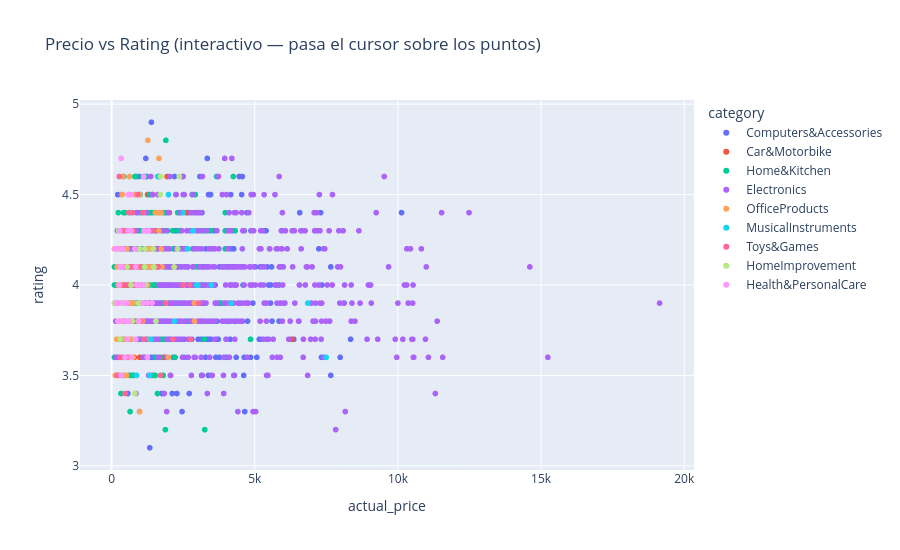

Notebook code for this chart:
### Markdown cell above
---
# PARTE A (cont.) — Visualización interactiva con Plotly

Los gráficos estáticos son excelentes para reportes, pero los **interactivos** permiten explorar: hacer zoom, ver valores al pasar el cursor (hover), filtrar. Usaremos **Plotly**.

## Paso 7 — De estático a interactivo

### Code cell
import plotly.express as px

# El mismo scatter de antes, pero interactivo
fig = px.scatter(df, x="actual_price", y="rating",
                 color="category",
                 hover_data=["product_name", "discount_percentage"],
                 title="Precio vs Rating (interactivo — pasa el cursor sobre los puntos)")
fig.update_layout(height=550)
fig.show()

### Figure 1 — Plotly figure (JSON) as saved in the notebook; plotly's stock layout.template omitted (floating-point values rounded to 4 significant figures; data arrays with more than 128 entries replaced by an {"elided": "..."} marker saying what was removed)
{"data": [{"customdata": {"elided": "390x2 mixed values"}, "hovertemplate": "category=Computers&Accessories<br>actual_price=%{x}<br>rating=%{y}<br>product_name=%{customdata[0]}<br>discount_percentage=%{customdata[1]}<extra></extra>", "legendgroup": "Computers&Accessories", "marker": {"color": "#636efa", "symbol": "circle"}, "mode": "markers", "name": "Computers&Accessories", "showlegend": true, "type": "scattergl", "x": {"elided": "390 float values"}, "xaxis": "x", "y": {"elided": "390 float values"}, "yaxis": "y"}, {"customdata": [["Producto Car&Motorbike 1", 50.0], ["Producto Car&Motorbike 11", 46.0], ["Producto Car&Motorbike 34", 46.0], ["Producto Car&Motorbike 50", 55.0], ["Producto Car&Motorbike 140", 45.0], ["Producto Car&Motorbike 241", 69.0], ["Producto Car&Motorbike 247", 32.0], ["Producto Car&Motorbike 248", 54.0], ["Producto Car&Motorbike 313", 47.0], ["Producto Car&Motorbike 324", 53.0], ["Producto Car&Motorbike 366", 52.0], ["Producto Car&Motorbike 411", 76.0], ["Producto Car&Motorbike 412", 65.0], ["Producto Car&Motorbike 464", 62.0], ["Producto Car&Motorbike 469", 39.0], ["Producto Car&Motorbike 471", 72.0], ["Producto Car&Motorbike 478", 39.0], ["Producto Car&Motorbike 488", 67.0], ["Producto Car&Motorbike 522", 30.0], ["Producto Car&Motorbike 540", 39.0], ["Producto Car&Motorbike 678", 48.0], ["Producto Car&Motorbike 717", 59.0], ["Producto Car&Motorbike 843", 41.0], ["Producto Car&Motorbike 998", 25.0], ["Producto Car&Motorbike 1101", 36.0], ["Producto Car&Motorbike 1121", 54.0], ["Producto Car&Motorbike 1180", 36.0], ["Producto Car&Motorbike 1197", 68.0], ["Producto Car&Motorbike 1220", 50.0], ["Producto Car&Motorbike 1238", 40.0], ["Producto Car&Motorbike 1382", 55.0], ["Producto Car&Motorbike 1388", 68.0], ["Producto Car&Motorbike 1425", 65.0], ["Producto Car&Motorbike 1427", 60.0], ["Producto Car&Motorbike 1440", 28.0]], "hovertemplate": "category=Car&Motorbike<br>actual_price=%{x}<br>rating=%{y}<br>product_name=%{customdata[0]}<br>discount_percentage=%{customdata[1]}<extra></extra>", "legendgroup": "Car&Motorbike", "marker": {"color": "#EF553B", "symbol": "circle"}, "mode": "markers", "name": "Car&Motorbike", "showlegend": true, "type": "scattergl", "x": [1021.0, 979.0, 544.0, 1743.0, 415.0, 1147.0, 881.0, 795.0, 359.0, 1450.0, 2608.0, 1255.0, 844.0, 645.0, 1124.0, 1937.0, 999.0, 1493.0, 648.0, 660.0, 986.0, 582.0, 2018.0, 2218.0, 1179.0, 1828.0, 6296.0, 856.0, 1082.0, 1438.0, 2859.0, 881.0, 1773.0, 1400.0, 244.0], "xaxis": "x", "y": [4.0, 4.5, 4.0, 3.9, 3.7, 3.8, 3.9, 3.6, 4.0, 4.0, 4.4, 4.5, 3.9, 4.0, 4.0, 4.6, 3.8, 4.0, 3.8, 4.2, 3.6, 3.9, 4.4, 3.6, 3.7, 3.6, 3.7, 4.2, 3.8, 4.5, 4.1, 3.8, 3.9, 3.5, 3.5], "yaxis": "y"}, {"customdata": {"elided": "290x2 mixed values"}, "hovertemplate": "category=Home&Kitchen<br>actual_price=%{x}<br>rating=%{y}<br>product_name=%{customdata[0]}<br>discount_percentage=%{customdata[1]}<extra></extra>", "legendgroup": "Home&Kitchen", "marker": {"color": "#00cc96", "symbol": "circle"}, "mode": "markers", "name": "Home&Kitchen", "showlegend": true, "type": "scattergl", "x": {"elided": "290 float values"}, "xaxis": "x", "y": {"elided": "290 float values"}, "yaxis": "y"}, {"customdata": {"elided": "525x2 mixed values"}, "hovertemplate": "category=Electronics<br>actual_price=%{x}<br>rating=%{y}<br>product_name=%{customdata[0]}<br>discount_percentage=%{customdata[1]}<extra></extra>", "legendgroup": "Electronics", "marker": {"color": "#ab63fa", "symbol": "circle"}, "mode": "markers", "name": "Electronics", "showlegend": true, "type": "scattergl", "x": {"elided": "525 float values"}, "xaxis": "x", "y": {"elided": "525 float values"}, "yaxis": "y"}, {"customdata": {"elided": "87x2 mixed values"}, "hovertemplate": "category=OfficeProducts<br>actual_price=%{x}<br>rating=%{y}<br>product_name=%{customdata[0]}<br>discount_percentage=%{customdata[1]}<extra></extra>", "legendgroup": "OfficeProducts", "marker": {"color": "#FFA15A", "symbol": "circle"}, "mode": "markers", "name": "OfficeProducts", "showlegend": true, "type": "scattergl", "x": [541.0, 1740.0, 962.0, 805.0, 1258.0, 438.0, 1143.0, 651.0, 945.0, 1735.0, 1469.0, 412.0, 393.0, 1155.0, 1342.0, 625.0, 497.0, 100.0, 422.0, 1122.0, 1759.0, 779.0, 952.0, 171.0, 1297.0, 129.0, 668.0, 1654.0, 1530.0, 560.0, 380.0, 1695.0, 751.0, 134.0, 923.0, 235.0, 1267.0, 591.0, 429.0, 370.0, 719.0, 983.0, 726.0, 771.0, 979.0, 219.0, 383.0, 827.0, 378.0, 1653.0, 1084.0, 740.0, 832.0, 240.0, 633.0, 518.0, 299.0, 391.0, 527.0, 231.0, 267.0, 1984.0, 314.0, 512.0, 338.0, 1262.0, 192.0, 1388.0, 423.0, 311.0, 1130.0, 2893.0, 1325.0, 567.0, 422.0, 824.0, 1652.0, 2889.0, 775.0, 775.0, 667.0, 369.0, 527.0, 180.0, 684.0, 434.0, 518.0], "xaxis": "x", "y": [4.2, 4.4, 4.1, 4.0, 4.0, 3.7, 4.1, 4.0, 3.8, 4.2, 4.2, 3.9, 3.9, 4.1, 3.7, 4.6, 3.5, 4.2, 3.9, 4.1, 4.1, 3.9, 4.1, 4.2, 4.2, 3.5, 3.9, 4.7, 4.4, 3.8, 3.9, 4.4, 3.6, 3.9, 3.8, 3.9, 4.8, 3.9, 4.1, 4.5, 4.1, 4.5, 3.8, 4.0, 3.3, 3.8, 3.9, 4.5, 3.8, 4.3, 3.8, 4.3, 3.7, 4.3, 3.6, 4.1, 3.9, 4.6, 3.9, 4.0, 3.7, 3.6, 4.0, 3.9, 4.1, 4.1, 4.1, 4.1, 3.5, 4.2, 4.1, 3.8, 4.2, 3.7, 4.0, 4.1, 4.4, 3.9, 4.1, 4.0, 3.7, 4.5, 3.5, 3.7, 3.6, 4.0, 3.8], "yaxis": "y"}, {"customdata": [["Producto MusicalInstruments 12", 40.0], ["Producto MusicalInstruments 165", 39.0], ["Producto MusicalInstruments 219", 67.0], ["Producto MusicalInstruments 314", 50.0], ["Producto MusicalInstruments 376", 25.0], ["Producto MusicalInstruments 523", 38.0], ["Producto MusicalInstruments 524", 47.0], ["Producto MusicalInstruments 536", 28.0], ["Producto MusicalInstruments 716", 64.0], ["Producto MusicalInstruments 725", 40.0], ["Producto MusicalInstruments 771", 67.0], ["Producto MusicalInstruments 811", 61.0], ["Producto MusicalInstruments 892", 42.0], ["Producto MusicalInstruments 931", 46.0], ["Producto MusicalInstruments 1007", 53.0], ["Producto MusicalInstruments 1027", 21.0], ["Producto MusicalInstruments 1151", 30.0], ["Producto MusicalInstruments 1166", 61.0], ["Producto MusicalInstruments 1243", 16.0], ["Producto MusicalInstruments 1406", 23.0], ["Producto MusicalInstruments 1447", 38.0]], "hovertemplate": "category=MusicalInstruments<br>actual_price=%{x}<br>rating=%{y}<br>product_name=%{customdata[0]}<br>discount_percentage=%{customdata[1]}<extra></extra>", "legendgroup": "MusicalInstruments", "marker": {"color": "#19d3f3", "symbol": "circle"}, "mode": "markers", "name": "MusicalInstruments", "showlegend": true, "type": "scattergl", "x": [2843.0, 2195.0, 1611.0, 4179.0, 198.0, 1156.0, 641.0, 6854.0, 1377.0, 7496.0, 2501.0, 874.0, 2648.0, 772.0, 2971.0, 3478.0, 1986.0, 3005.0, 869.0, 1336.0, 2984.0], "xaxis": "x", "y": [4.3, 3.8, 4.6, 3.9, 4.2, 3.9, 4.4, 3.9, 3.7, 3.6, 4.4, 3.5, 4.2, 4.3, 4.0, 4.0, 4.5, 4.0, 4.0, 3.5, 4.0], "yaxis": "y"}, {"customdata": [["Producto Toys&Games 33", 21.0], ["Producto Toys&Games 52", 58.0], ["Producto Toys&Games 55", 43.0], ["Producto Toys&Games 112", 38.0], ["Producto Toys&Games 134", 31.0], ["Producto Toys&Games 178", 53.0], ["Producto Toys&Games 182", 59.0], ["Producto Toys&Games 240", 66.0], ["Producto Toys&Games 245", 64.0], ["Producto Toys&Games 256", 64.0], ["Producto Toys&Games 358", 36.0], ["Producto Toys&Games 364", 37.0], ["Producto Toys&Games 395", 57.0], ["Producto Toys&Games 445", 72.0], ["Producto Toys&Games 508", 17.0], ["Producto Toys&Games 512", 55.0], ["Producto Toys&Games 535", 36.0], ["Producto Toys&Games 575", 29.0], ["Producto Toys&Games 577", 60.0], ["Producto Toys&Games 615", 33.0], ["Producto Toys&Games 684", 59.0], ["Producto Toys&Games 715", 35.0], ["Producto Toys&Games 720", 19.0], ["Producto Toys&Games 751", 60.0], ["Producto Toys&Games 789", 45.0], ["Producto Toys&Games 796", 55.0], ["Producto Toys&Games 799", 46.0], ["Producto Toys&Games 806", 56.0], ["Producto Toys&Games 807", 67.0], ["Producto Toys&Games 813", 37.0], ["Producto Toys&Games 869", 49.0], ["Producto Toys&Games 917", 41.0], ["Producto Toys&Games 971", 31.0], ["Producto Toys&Games 1012", 52.0], ["Producto Toys&Games 1015", 17.0], ["Producto Toys&Games 1022", 13.0], ["Producto Toys&Games 1024", 39.0], ["Producto Toys&Games 1052", 36.0], ["Producto Toys&Games 1079", 45.0], ["Producto Toys&Games 1084", 40.0], ["Producto Toys&Games 1090", 30.0], ["Producto Toys&Games 1103", 71.0], ["Producto Toys&Games 1183", 48.0], ["Producto Toys&Games 1185", 33.0], ["Producto Toys&Games 1223", 45.0], ["Producto Toys&Games 1248", 57.0], ["Producto Toys&Games 1301", 22.0], ["Producto Toys&Games 1415", 28.0], ["Producto Toys&Games 1419", 30.0], ["Producto Toys&Games 1448", 43.0], ["Producto Toys&Games 1455", 67.0]], "hovertemplate": "category=Toys&Games<br>actual_price=%{x}<br>rating=%{y}<br>product_name=%{customdata[0]}<br>discount_percentage=%{customdata[1]}<extra></extra>", "legendgroup": "Toys&Games", "marker": {"color": "#FF6692", "symbol": "circle"}, "mode": "markers", "name": "Toys&Games", "showlegend": true, "type": "scattergl", "x": [847.0, 2144.0, 385.0, 940.0, 1629.0, 3037.0, 443.0, 802.0, 797.0, 408.0, 424.0, 917.0, 1101.0, 604.0, 523.0, 191.0, 822.0, 1116.0, 766.0, 756.0, 273.0, 1131.0, 1013.0, 1554.0, 961.0, 470.0, 282.0, 2765.0, 917.0, 404.0, 1123.0, 250.0, 1707.0, 303.0, 2496.0, 420.0, 2725.0, 1027.0, 507.0, 100.0, 266.0, 1434.0, 597.0, 732.0, 418.0, 1124.0, 132.0, 1892.0, 800.0, 213.0, 548.0], "xaxis": "x", "y": [4.1, 3.7, 4.3, 4.0, 4.1, 3.9, 4.0, 4.1, 4.1, 3.9, 4.3, 4.0, 4.4, 4.4, 3.6, 3.5, 4.2, 3.9, 4.3, 4.1, 3.8, 3.7, 3.8, 4.1, 3.8, 3.4, 4.1, 3.7, 4.5, 4.1, 4.3, 4.2, 3.5, 3.6, 4.0, 3.9, 4.0, 4.1, 4.0, 3.9, 4.6, 4.3, 4.1, 4.4, 3.6, 3.7, 4.2, 3.9, 4.0, 4.2, 4.3], "yaxis": "y"}, {"customdata": [["Producto HomeImprovement 43", 17.0], ["Producto HomeImprovement 104", 58.0], ["Producto HomeImprovement 150", 41.0], ["Producto HomeImprovement 192", 48.0], ["Producto HomeImprovement 242", 42.0], ["Producto HomeImprovement 273", 40.0], ["Producto HomeImprovement 367", 37.0], ["Producto HomeImprovement 401", 41.0], ["Producto HomeImprovement 408", 39.0], ["Producto HomeImprovement 453", 37.0], ["Producto HomeImprovement 485", 71.0], ["Producto HomeImprovement 506", 46.0], ["Producto HomeImprovement 568", 35.0], ["Producto HomeImprovement 748", 52.0], ["Producto HomeImprovement 785", 28.0], ["Producto HomeImprovement 825", 28.0], ["Producto HomeImprovement 836", 67.0], ["Producto HomeImprovement 937", 32.0], ["Producto HomeImprovement 947", 37.0], ["Producto HomeImprovement 953", 37.0], ["Producto HomeImprovement 996", 28.0], ["Producto HomeImprovement 1018", 47.0], ["Producto HomeImprovement 1356", 49.0], ["Producto HomeImprovement 1360", 24.0], ["Producto HomeImprovement 1367", 38.0]], "hovertemplate": "category=HomeImprovement<br>actual_price=%{x}<br>rating=%{y}<br>product_name=%{customdata[0]}<br>discount_percentage=%{customdata[1]}<extra></extra>", "legendgroup": "HomeImprovement", "marker": {"color": "#B6E880", "symbol": "circle"}, "mode": "markers", "name": "HomeImprovement", "showlegend": true, "type": "scattergl", "x": [1698.0, 100.0, 1548.0, 245.0, 601.0, 1164.0, 722.0, 816.0, 335.0, 824.0, 297.0, 385.0, 937.0, 680.0, 2307.0, 1182.0, 1711.0, 542.0, 1478.0, 979.0, 1008.0, 1446.0, 2182.0, 1152.0, 2369.0], "xaxis": "x", "y": [4.5, 3.9, 3.8, 4.3, 4.3, 4.2, 3.8, 3.4, 3.9, 3.7, 3.7, 3.9, 3.9, 4.0, 4.2, 4.0, 4.6, 4.1, 4.1, 4.2, 3.9, 4.2, 4.1, 4.1, 4.6], "yaxis": "y"}, {"customdata": [["Producto Health&PersonalCare 69", 41.0], ["Producto Health&PersonalCare 139", 42.0], ["Producto Health&PersonalCare 154", 50.0], ["Producto Health&PersonalCare 226", 31.0], ["Producto Health&PersonalCare 261", 45.0], ["Producto Health&PersonalCare 305", 55.0], ["Producto Health&PersonalCare 390", 15.0], ["Producto Health&PersonalCare 441", 33.0], ["Producto Health&PersonalCare 446", 35.0], ["Producto Health&PersonalCare 475", 61.0], ["Producto Health&PersonalCare 498", 53.0], ["Producto Health&PersonalCare 499", 38.0], ["Producto Health&PersonalCare 518", 65.0], ["Producto Health&PersonalCare 531", 40.0], ["Producto Health&PersonalCare 532", 20.0], ["Producto Health&PersonalCare 581", 33.0], ["Producto Health&PersonalCare 661", 21.0], ["Producto Health&PersonalCare 675", 24.0], ["Producto Health&PersonalCare 705", 41.0], ["Producto Health&PersonalCare 810", 45.0], ["Producto Health&PersonalCare 847", 28.0], ["Producto Health&PersonalCare 932", 52.0], ["Producto Health&PersonalCare 1011", 29.0], ["Producto Health&PersonalCare 1023", 26.0], ["Producto Health&PersonalCare 1054", 57.0], ["Producto Health&PersonalCare 1061", 41.0], ["Producto Health&PersonalCare 1074", 69.0], ["Producto Health&PersonalCare 1088", 58.0], ["Producto Health&PersonalCare 1104", 44.0], ["Producto Health&PersonalCare 1171", 16.0], ["Producto Health&PersonalCare 1196", 32.0], ["Producto Health&PersonalCare 1209", 43.0], ["Producto Health&PersonalCare 1228", 82.0], ["Producto Health&PersonalCare 1277", 66.0], ["Producto Health&PersonalCare 1324", 36.0], ["Producto Health&PersonalCare 1333", 17.0], ["Producto Health&PersonalCare 1334", 57.0], ["Producto Health&PersonalCare 1348", 24.0], ["Producto Health&PersonalCare 1370", 50.0], ["Producto Health&PersonalCare 1424", 44.0], ["Producto Health&PersonalCare 1464", 66.0]], "hovertemplate": "category=Health&PersonalCare<br>actual_price=%{x}<br>rating=%{y}<br>product_name=%{customdata[0]}<br>discount_percentage=%{customdata[1]}<extra></extra>", "legendgroup": "Health&PersonalCare", "marker": {"color": "#FF97FF", "symbol": "circle"}, "mode": "markers", "name": "Health&PersonalCare", "showlegend": true, "type": "scattergl", "x": [538.0, 878.0, 306.0, 367.0, 327.0, 1140.0, 841.0, 606.0, 1120.0, 272.0, 839.0, 334.0, 1413.0, 471.0, 506.0, 1256.0, 1252.0, 443.0, 681.0, 678.0, 1098.0, 158.0, 549.0, 683.0, 396.0, 506.0, 809.0, 240.0, 293.0, 1101.0, 1290.0, 249.0, 570.0, 266.0, 119.0, 957.0, 575.0, 996.0, 291.0, 358.0, 228.0], "xaxis": "x", "y": [3.9, 4.0, 3.8, 4.1, 3.5, 4.3, 3.7, 3.8, 4.6, 3.8, 4.1, 4.7, 3.9, 3.6, 3.9, 3.9, 3.6, 3.9, 4.3, 4.5, 3.9, 3.9, 3.7, 3.6, 4.2, 3.8, 4.2, 3.8, 4.1, 4.0, 4.3, 3.9, 4.3, 4.0, 4.2, 3.8, 4.5, 4.0, 4.3, 4.1, 4.2], "yaxis": "y"}], "layout": {"height": 550, "legend": {"title": {"text": "category"}, "tracegroupgap": 0}, "title": {"text": "Precio vs Rating (interactivo — pasa el cursor sobre los puntos)"}, "xaxis": {"anchor": "y", "domain": [0.0, 1.0], "title": {"text": "actual_price"}}, "yaxis": {"anchor": "x", "domain": [0.0, 1.0], "title": {"text": "rating"}}}}
